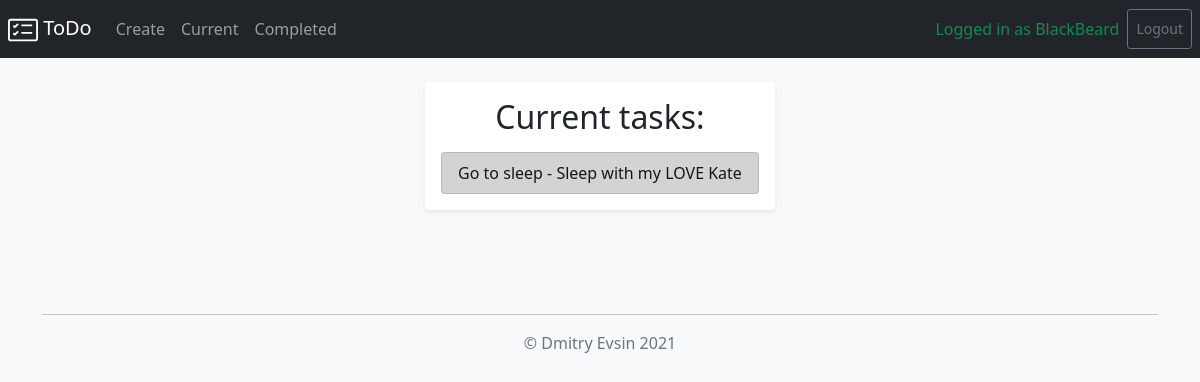
The app's page /curent/ (signed in), older data.
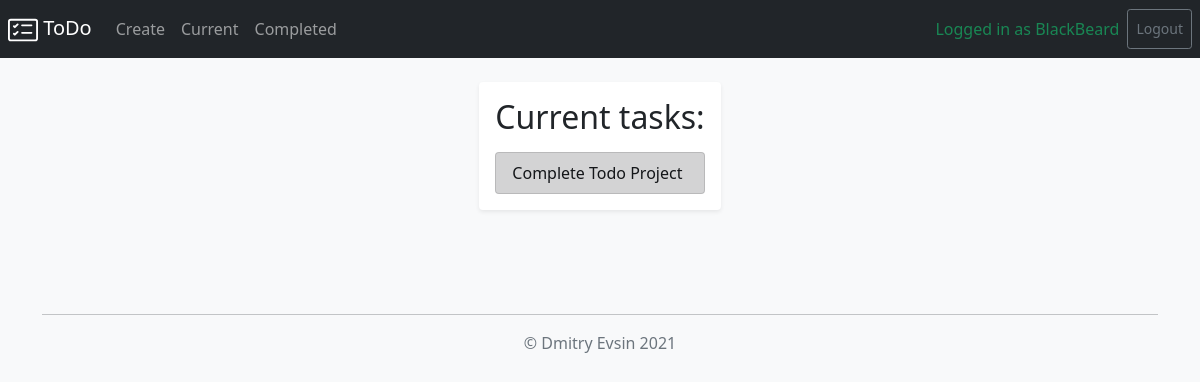
The same page, newer data.
### todo/models.py (models this page shows, shortened)
class TodoTask(models.Model):
    title = models.CharField(max_length = 100)
    memo = models.TextField(blank = True)
    date_of_creation = models.DateTimeField(auto_now_add = True)
    date_of_completed = models.DateTimeField(null = True, blank=True)
    important = models.BooleanField(default = False)
    user = models.ForeignKey(User, on_delete = models.CASCADE)

### todo/views.py (the view)
# urls.py: path('curent/', views.currenttodo, name='currenttodo'),
@login_required
def currenttodo(request):
    todos = TodoTask.objects.filter(user=request.user, date_of_completed__isnull=True)
    return render(request, 'todo/currenttodo.html', {'todos':todos})

### todo/templates/todo/currenttodo.html
{%  extends 'todo/base.html'  %}
{%  block content  %}
<div class="container d-md-flex flex-md-equal w-100 justify-content-md-center mt-4">
  <div class="shadow-sm p-3 mb-5 bg-white rounded">
    <h2 class="text-center">Current tasks:</h2>
    <div class="list-group pt-2">
      {% for todo in todos %}
        {% if todo.important %}
        <a href="{% url 'viewtodo' todo.id %}" class="list-group-item list-group-item-action list-group-item-dark">
          {{ todo.title }}{% if todo.memo %} - {{ todo.memo }}{% endif %}
        </a>
        {% else %}
        <a href="{% url 'viewtodo' todo.id %}" class="list-group-item list-group-item-action">
          {{ todo.title }}{% if todo.memo %} - {{ todo.memo }}{% endif %}
        </a>
        {% endif %}
      {% endfor %}
    </div>
  </div>
</div>
{%  endblock  %}

Row changes from the older to the newer data that the page shows:
no longer on this page (row edited): TodoTask: title "Go to sleep", memo "Sleep with my LOVE Kate"
added TodoTask: title "Complete Todo Project"
